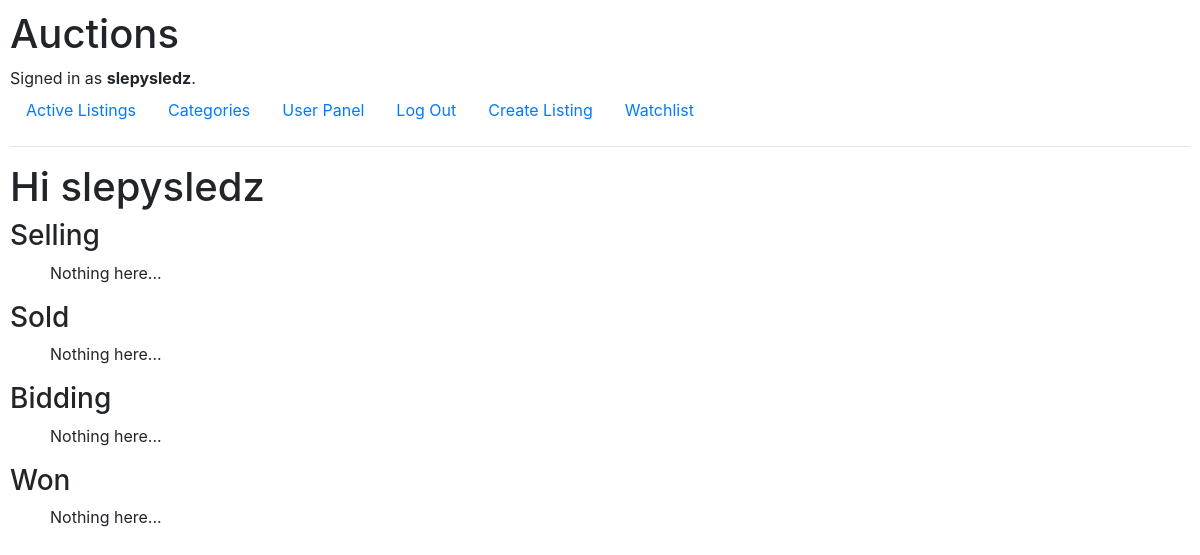
Page /user_panel (signed in) on the earlier database version.
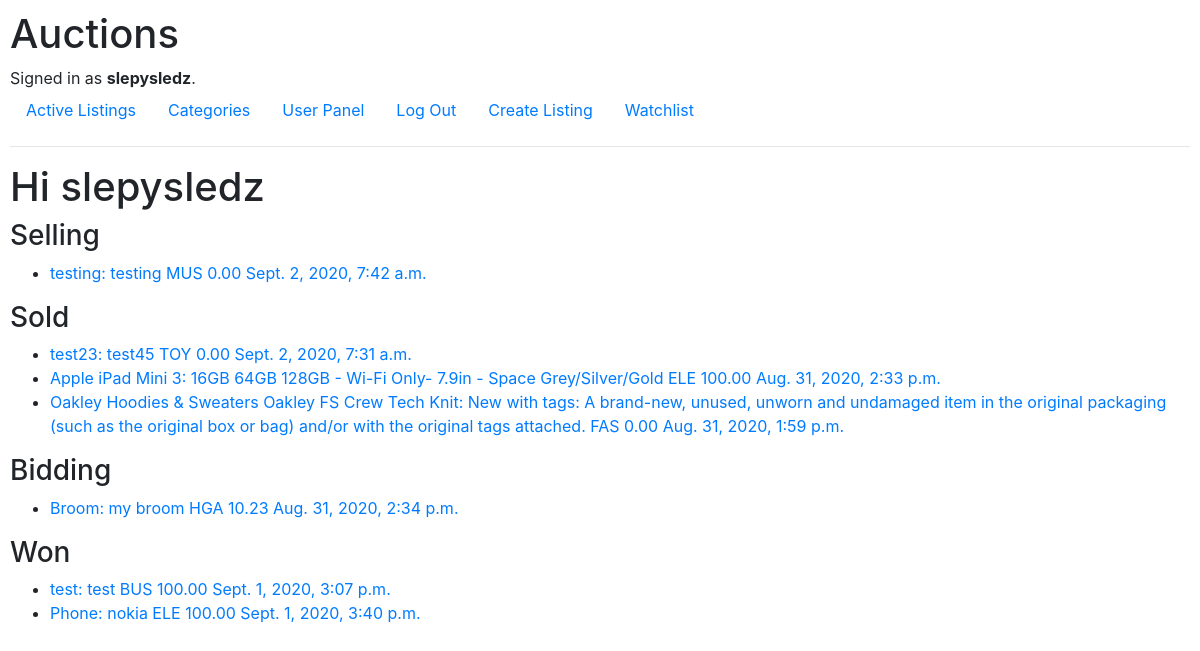
Same page on the later database version.
### auctions/models.py (models this page shows, shortened)
class Auction(models.Model):
    MOTORS = "MOT"
    FASHINON = "FAS"
    ELECTRONICS = "ELE"
    COLLECTIBLES_ARTS = "ART"
    HOME_GARDES = "HGA"
    SPORTING_GOODS = "SPO"
    TOYS = "TOY"
    BUSSINES_INDUSTRIAL = "BUS"
    MUSIC = "MUS"
    CATEGORY = [
        (MOTORS, "Motors"),
        (FASHINON, "Fashion"),
        (ELECTRONICS, "Electronics"),
        (COLLECTIBLES_ARTS, "Collectibles & Art"),
        (HOME_GARDES, "Home & Garden"),
        (SPORTING_GOODS, "Sporting Goods"),
        (TOYS, "Toys"),
        (BUSSINES_INDUSTRIAL, "Business & Industrial"),
        (MUSIC, "Music"),
    ]
    seller = models.ForeignKey(User, on_delete=models.CASCADE)
    title = models.CharField(max_length=64, blank=False)
    description = models.TextField(blank=True)
    current_price = models.DecimalField(max_digits=11, decimal_places=2, default=0.0)
    category = models.CharField(max_length=3, choices=CATEGORY, default=MOTORS)
    image_url = models.URLField(blank=True)
    publication_date = models.DateTimeField(auto_now_add=True)
    closed = models.BooleanField(default=False)
    class Meta:
        verbose_name = "auction"
        verbose_name_plural = "auctions"

### auctions/views.py (the view)
# urls.py: path("user_panel", views.user_panel, name="user_panel"),
@login_required(login_url="auctions:login")
def user_panel(request):
    all_distinct_bids =  Bid.objects.filter(user=request.user.id).values_list("auction", flat=True).distinct()
    won = []
    selling = Auction.objects.filter(closed=False, seller=request.user.id).order_by("-publication_date").all()
    sold = Auction.objects.filter(closed=True, seller=request.user.id).order_by("-publication_date").all()
    bidding = Auction.objects.filter(closed=False, id__in = all_distinct_bids).all()
    for auction in Auction.objects.filter(closed=True, id__in = all_distinct_bids).all():
        highest_bid = Bid.objects.filter(auction=auction.id).order_by('-bid_price').first()
        if highest_bid.user.id == request.user.id:
            won.append(auction)
    return render(request, "auctions/user_panel.html", {
        "selling": selling,
        "sold": sold,
        "bidding": bidding,
        "won": won
    })

### auctions/templates/auctions/user_panel.html
{% extends "auctions/layout.html" %}
{% block body %}
<h1>Hi {{ user.username }}</h1>
<h3>Selling</h3>
<ul>
    {% for auction in selling %}
        <li><a href="{% url 'auctions:listing_page' auction_id=auction.id %}"> {{ auction.title }}: {{ auction.description }} {{auction.category}} {{auction.current_price}} {{auction.publication_date}}</a></li>
    {% empty %}
        Nothing here...
    {% endfor %}
</ul>
<h3>Sold</h3>
<ul>
    {% for auction in sold %}
        <li><a href="{% url 'auctions:listing_page' auction_id=auction.id %}"> {{ auction.title }}: {{ auction.description }} {{auction.category}} {{auction.current_price}} {{auction.publication_date}}</a></li>
    {% empty %}
        Nothing here...
    {% endfor %}
</ul>
<h3>Bidding</h3>
<ul>
    {% for auction in bidding %}
        <li><a href="{% url 'auctions:listing_page' auction_id=auction.id %}"> {{ auction.title }}: {{ auction.description }} {{auction.category}} {{auction.current_price}} {{auction.publication_date}}</a></li>
    {% empty %}
        Nothing here...
    {% endfor %}
</ul>
<h3>Won</h3>
<ul>
    {% for auction in won %}
        <li><a href="{% url 'auctions:listing_page' auction_id=auction.id %}"> {{ auction.title }}: {{ auction.description }} {{auction.category}} {{auction.current_price}} {{auction.publication_date}}</a></li>
    {% empty %}
        Nothing here...
    {% endfor %}
</ul>
{% endblock %}

Differences in the rows shown:
added Auction: title "testing", description "testing", category "MUS", current_price "0.00", publication_date "Sept. 2, 2020, 7:42 a.m.", shown under "Selling"
added Auction: title "test23", description "test45", category "TOY", current_price "0.00", publication_date "Sept. 2, 2020, 7:31 a.m.", shown under "Sold"
now on this page (row edited): Auction: title "Apple iPad Mini 3", description "16GB 64GB 128GB - Wi-Fi Only- 7.9in - Space Grey/Silver/Gold", category "ELE", current_price "100.00", publication_date "Aug. 31, 2020, 2:33 p.m.", shown under "Sold"
now on this page (row edited): Auction: title "Oakley Hoodies & Sweaters Oakley FS Crew Tech Knit", description "New with tags: A brand-new, unused, unworn and undamaged item in the original packaging (such as the original box or bag) and/or with the original tags attached.", category "FAS", current_price "0.00", publication_date "Aug. 31, 2020, 1:59 p.m.", shown under "Sold"
now on this page (row edited): Auction: title "Broom", description "my broom", category "HGA", current_price "10.23", publication_date "Aug. 31, 2020, 2:34 p.m.", shown under "Bidding"
added Auction: title "test", description "test", category "BUS", current_price "100.00", publication_date "Sept. 1, 2020, 3:07 p.m.", shown under "Won"
added Auction: title "Phone", description "nokia", category "ELE", current_price "100.00", publication_date "Sept. 1, 2020, 3:40 p.m.", shown under "Won"
Other differences:
text no longer shown: "Nothing here... Nothing here... Nothing here... Nothing here..."
